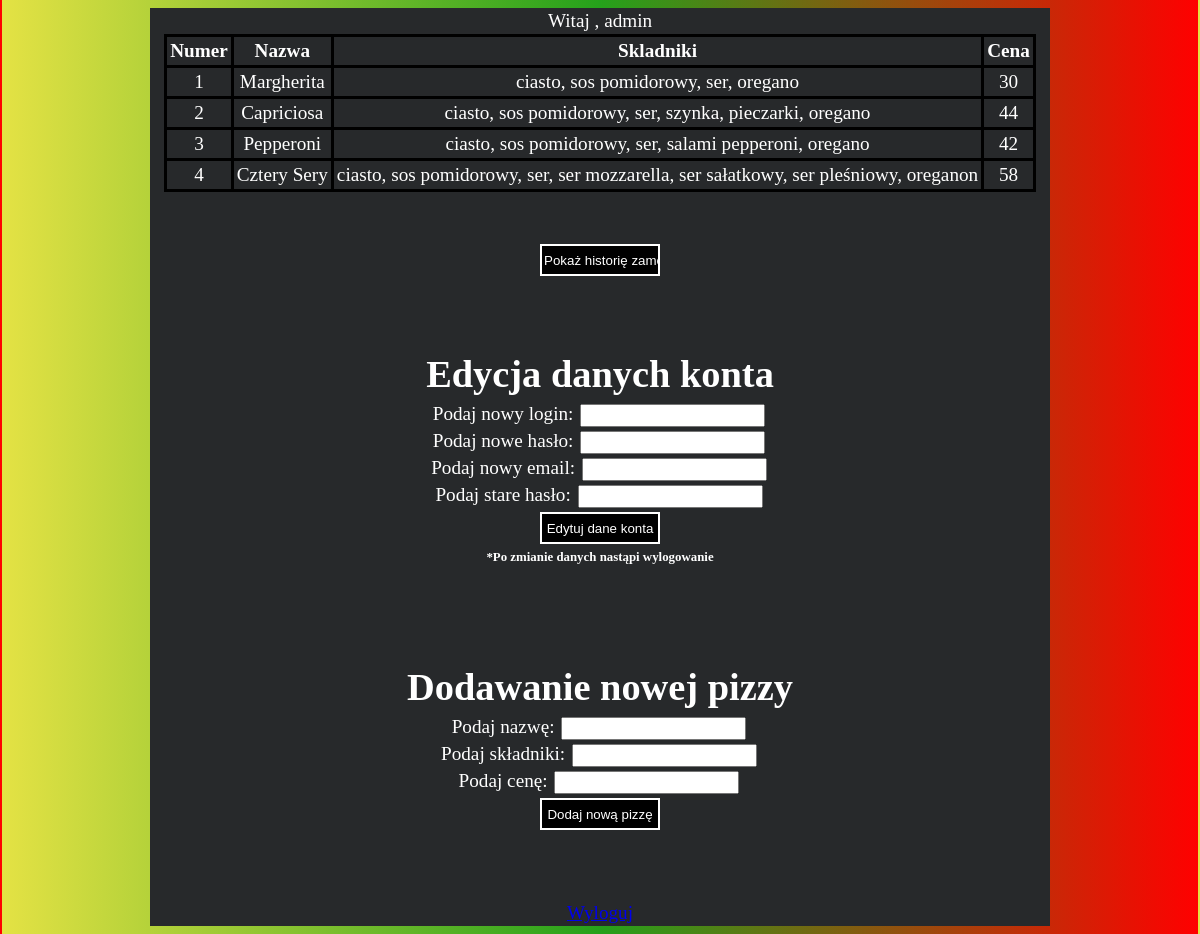
Page /main.php (signed in) on the committed database.
### tables this page shows
CREATE TABLE pizza (
    id INT NOT NULL AUTO_INCREMENT PRIMARY KEY,
    nazwa VARCHAR(50),
    skladniki VARCHAR(200),
    cena INT ,
    deleted TINYINT
);

### main.php (the view, shortened to what this page needs)
<!DOCTYPE html>
<html lang="en">
<head>
    <link rel="stylesheet" href="style.css">
</head>
<body>
    <div class="container">
        <?php
        require('connect.php');
        $current_login = $_SESSION["login"];
        $current_role = $_SESSION['role'];
        echo "Witaj , " . $current_login;
        if ($current_role == 'admin') {
            $result = mysqli_query($conn, "SELECT * FROM pizza WHERE deleted =0");
            echo '<table><tr><th>Numer</th><th>Nazwa</th><th>Skladniki</th><th>Cena</th><th>Usuń</th></tr>';
            while ($row = mysqli_fetch_array($result)) {
                echo "<tr><td>{$row['id']}</td><td>{$row['nazwa']}</td><td>{$row['skladniki']}</td><td>{$row['cena']}</td>
                    <td>
                    <form method='post' action=''>
                    <input  type='hidden' name='delete_pizza' value='{$row['id']}'>
                    <button class='exception' type='submit' name='button_submit_delete'>Usuń</button>
                    </form>
                    </td>
                    </tr>";
            }
            echo '</table>';
        } else {
            $result = mysqli_query($conn, "SELECT * FROM pizza WHERE deleted =0");
            echo '<table><tr><th>Numer</th><th>Nazwa</th><th>Skladniki</th><th>Cena</th></tr>';
            while ($row = mysqli_fetch_array($result)) {
                echo "<tr><td>{$row['id']}</td><td>{$row['nazwa']}</td><td>{$row['skladniki']}</td><td>{$row['cena']}</td></tr>";
            }
            echo '</table>';
        }
        ?>
        <br><br>
        <form action="main.php" method="POST">
            <input id="button4" class="button" type="submit" name="button" value="Pokaż historię zamówień"><br>
        </form><br>
        <br><br>
        <h1>Edycja danych konta</h1>
        <form action="main.php" method="POST">
            Podaj nowy login: <input type="text" name="new_login"><br>
            Podaj nowe hasło: <input type="text" name="new_pasword"><br>
            Podaj nowy email: <input type="text" name="new_email"><br>
            Podaj stare hasło: <input type="text" name="old_password"><br>
            <input id="button5" class="button" type="submit" name="edit" value="Edytuj dane konta"><br>
            <h6>*Po zmianie danych nastąpi wylogowanie</h6>
        </form><br>
        <br><br><br>
        <h1>Dodawanie nowej pizzy</h1>
        <form action="main.php" method="POST">
            Podaj nazwę: <input type="text" name="nazwa"><br>
            Podaj składniki: <input type="text" name="skladniki"><br>
            Podaj cenę: <input type="number" name="cena"><br>
            <input id="button6" class="button" type="submit" name="add_new_pizza" value="Dodaj nową pizzę"><br>
        </form><br>
        <br><br>
        <a href="logout.php">Wyloguj</a>
    </div>
</body>
</html>

### style.css (style rules this page uses)
* { margin: 2px; padding: 2px; box-sizing: border-box; }
body { background: rgb(228, 226, 68); background: linear-gradient(90deg, rgba(228, 226, 68, 1) 0%, rgba(37, 161, 27, 1) 50%, rgba(255, 0, 0, 1) 100%); }
.container { margin: auto; padding: auto; text-align: center; width: 75vw; height: 100%; font-size: larger; background-color: rgb(39, 41, 43); color: white; }
input { padding: 2px; margin: 2px; }
button, .button { background-color: black; border: 2px solid white; color: white; width: 10vw; height: 4vh; }
table, td, th { margin-left: auto; margin-right: auto; float: center; border-style: solid; border-color: black; border-collapse: collapse; text-align: center; padding: 3px; }

### rows in the picture
pizza: id "1", nazwa "Margherita", skladniki "ciasto, sos pomidorowy, ser, oregano", cena "30"
pizza: id "2", nazwa "Capriciosa", skladniki "ciasto, sos pomidorowy, ser, szynka, pieczarki, oregano", cena "44"
pizza: id "3", nazwa "Pepperoni", skladniki "ciasto, sos pomidorowy, ser, salami pepperoni, oregano", cena "42"
pizza: id "4", nazwa "Cztery Sery", skladniki "ciasto, sos pomidorowy, ser, ser mozzarella, ser sałatkowy, ser pleśniowy, oreganon", cena "58"

### other values in the picture
$current_login "admin"
